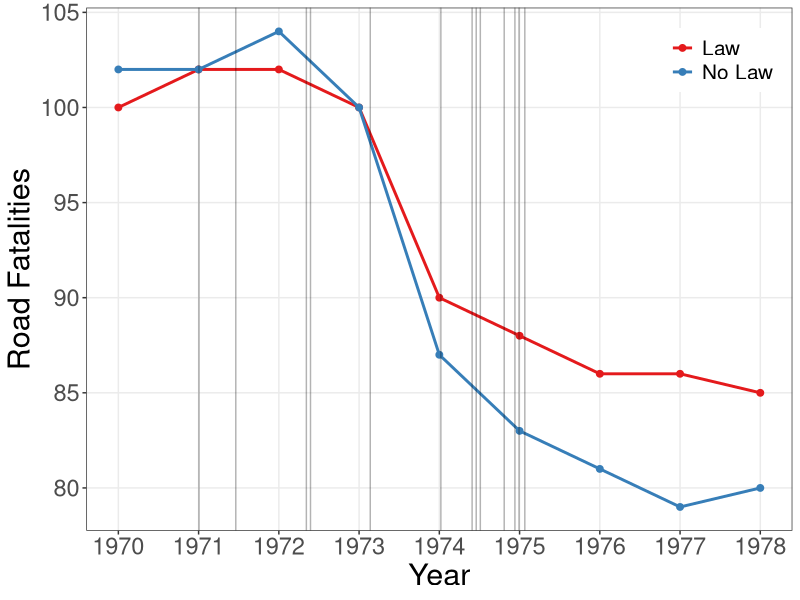

Generate this figure with R:
#' Graph Designer: Weikai Chen, Scott Cohn
#' Source: The Efficacy of Seat Belt Legislation, John G.U. Adams 1982
#' Link: http://john-adams.co.uk/wp-content/uploads/2006/SAE%20seatbelts.pdf 

library(tidyverse)
#setwd("~/Documents/Code/")
# create the data frame called rad,
# short for road accidetn death
color <- c("#E41A1C", "#377EB8")

rad <- data.frame(
    "Year" = 1970:1978,
    "Law" = c(100, 102, 102, 100, 90, 88, 86, 86, 85),
    "NoLaw" = c(102, 102, 104, 100, 87, 83, 81, 79, 80))

# the date when the Law passed in thirteen states
LawPass <- c(1971.0046, 1971.4634, 1972.3429,
             1972.3945, 1973.1392, 1974.0192,
             1974.4086, 1974.4597, 1974.5109,
             1974.8085, 1974.9419, 1974.9934,
             1975.0654)
# Plot
plot.rad <- ggplot(data = rad, aes(x = Year)) +
    geom_line(aes( y = Law, color = 'Law'),
              size = 1) +
    geom_point(aes( y = Law, color = 'Law'), size = 2)+
    geom_line(aes( y = NoLaw, color = 'No Law'),
              size = 1) +
    geom_point(aes(y = NoLaw, color = 'No Law'), size = 2)+
    geom_vline(xintercept = LawPass,
               aes(color = 'LawPass'),
               alpha = 0.3) +
    labs(y = 'Road Fatalities') +
    scale_x_continuous(breaks = 1970:1978) + 
    scale_color_brewer(palette = "Set1") + 
    theme_bw() + 
    theme(panel.grid.minor = element_blank(),
          legend.position = c(0.9, 0.9),
          legend.title = element_blank(),
          legend.text = element_text(size = 15),
          axis.title = element_text(size = 22),
          axis.text = element_text(size = 17))

# save the figure
ggsave(plot = plot.rad, "public_mechanism/road_accident_death.pdf", width = 8, height = 6, units = "in")
